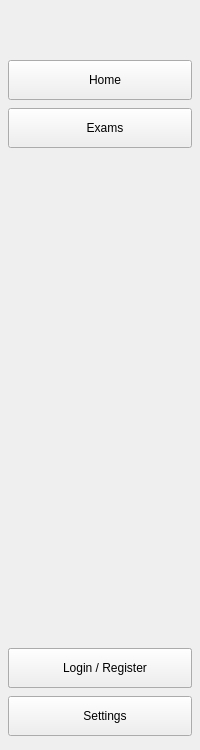
   <widget class="QWidget" name="sidebar" native="true">
    <property name="geometry">
     <rect>
      <x>0</x>
      <y>0</y>
      <width>200</width>
      <height>750</height>
     </rect>
    </property>
    <widget class="QPushButton" name="buttonToggleSidebar">
     <property name="geometry">
      <rect>
       <x>8</x>
       <y>10</y>
       <width>36</width>
       <height>36</height>
      </rect>
     </property>
     <property name="styleSheet">
      <string notr="true">
QPushButton {
    background-color: transparent;
    border: none;
    border-radius: 6px;
    padding: 6px;
}
QPushButton:hover {
    background-color: #1c1c1f;
}
      </string>
     </property>
     <property name="text">
      <string/>
     </property>
     <property name="icon">
      <iconset resource="../../assets/icons.qrc">
       <normaloff>:/icons/menu.svg</normaloff>:/icons/menu.svg</iconset>
     </property>
     <property name="iconSize">
      <size>
       <width>20</width>
       <height>20</height>
      </size>
     </property>
    </widget>
    <widget class="QPushButton" name="buttonNavHome">
     <property name="geometry">
      <rect>
       <x>8</x>
       <y>60</y>
       <width>184</width>
       <height>40</height>
      </rect>
     </property>
     <property name="text">
      <string>   Home</string>
     </property>
     <property name="icon">
      <iconset resource="../../assets/icons.qrc">
       <normaloff>:/icons/home.svg</normaloff>:/icons/home.svg</iconset>
     </property>
     <property name="iconSize">
      <size>
       <width>18</width>
       <height>18</height>
      </size>
     </property>
    </widget>
    <widget class="QPushButton" name="buttonNavExams">
     <property name="geometry">
      <rect>
       <x>8</x>
       <y>108</y>
       <width>184</width>
       <height>40</height>
      </rect>
     </property>
     <property name="text">
      <string>   Exams</string>
     </property>
     <property name="icon">
      <iconset resource="../../assets/icons.qrc">
       <normaloff>:/icons/exam.svg</normaloff>:/icons/exam.svg</iconset>
     </property>
     <property name="iconSize">
      <size>
       <width>18</width>
       <height>18</height>
      </size>
     </property>
    </widget>
    <widget class="QPushButton" name="buttonLogOut">
     <property name="geometry">
      <rect>
       <x>8</x>
       <y>648</y>
       <width>184</width>
       <height>40</height>
      </rect>
     </property>
     <property name="visible">
      <bool>false</bool>
     </property>
     <property name="text">
      <string>   Log Out</string>
     </property>
     <property name="icon">
      <iconset resource="../../assets/icons.qrc">
       <normaloff>:/icons/user.svg</normaloff>:/icons/user.svg</iconset>
     </property>
     <property name="iconSize">
      <size>
       <width>18</width>
       <height>18</height>
      </size>
     </property>
    </widget>
    <widget class="QPushButton" name="buttonLoginRegister">
     <property name="geometry">
      <rect>
       <x>8</x>
       <y>648</y>
       <width>184</width>
       <height>40</height>
      </rect>
     </property>
     <property name="text">
      <string>   Login / Register</string>
     </property>
     <property name="icon">
      <iconset resource="../../assets/icons.qrc">
       <normaloff>:/icons/user.svg</normaloff>:/icons/user.svg</iconset>
     </property>
     <property name="iconSize">
      <size>
       <width>18</width>
       <height>18</height>
      </size>
     </property>
    </widget>
    <widget class="QPushButton" name="buttonSettings">
     <property name="geometry">
      <rect>
       <x>8</x>
       <y>696</y>
       <width>184</width>
       <height>40</height>
      </rect>
     </property>
     <property name="text">
      <string>   Settings</string>
     </property>
     <property name="icon">
      <iconset resource="../../assets/icons.qrc">
       <normaloff>:/icons/settings.svg</normaloff>:/icons/settings.svg</iconset>
     </property>
     <property name="iconSize">
      <size>
       <width>18</width>
       <height>18</height>
      </size>
     </property>
    </widget>
   </widget>
